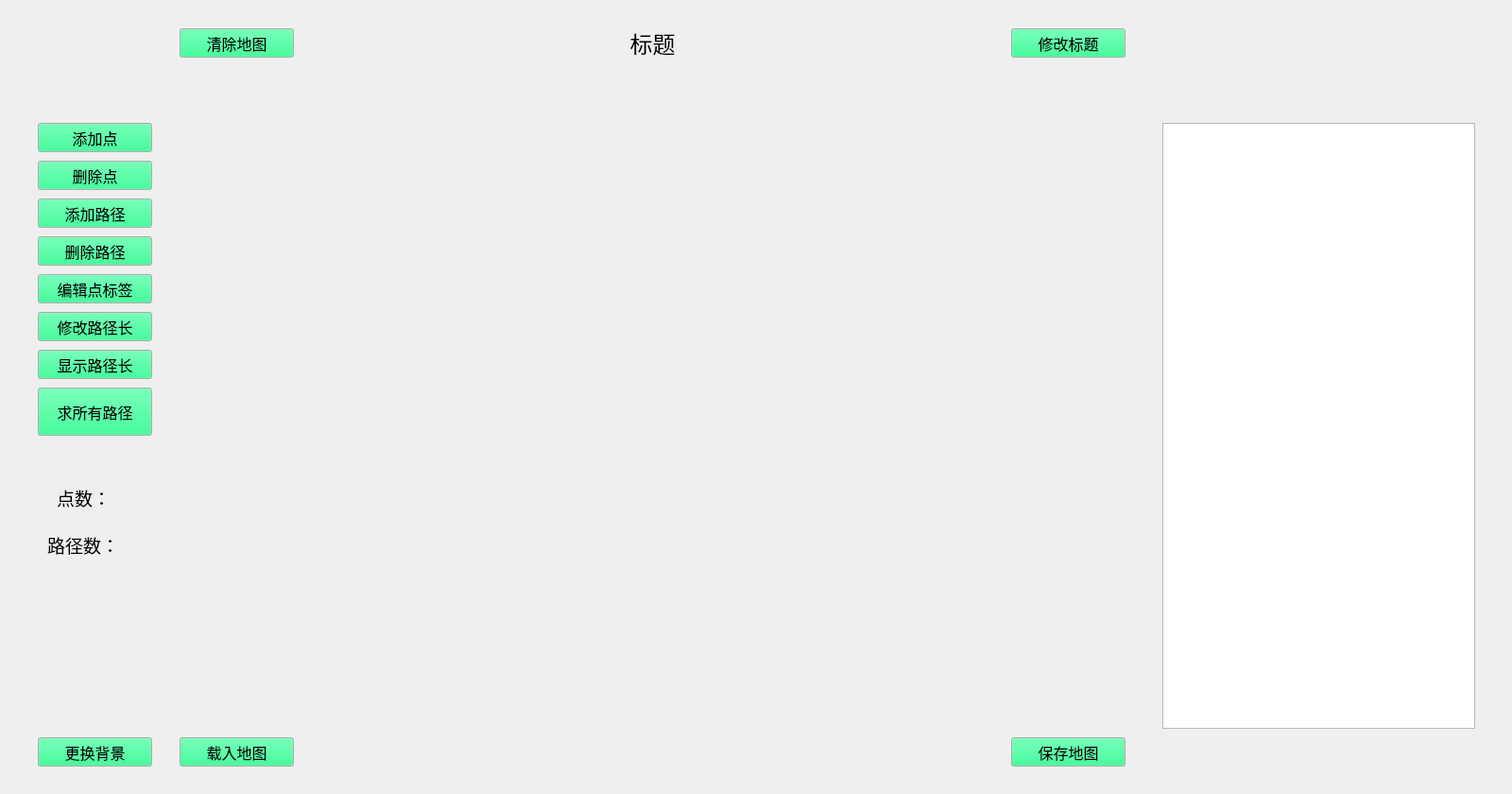
<?xml version="1.0" encoding="UTF-8"?>
<ui version="4.0">
 <class>MapEditor</class>
 <widget class="QMainWindow" name="MapEditor">
  <property name="geometry">
   <rect>
    <x>0</x>
    <y>0</y>
    <width>1600</width>
    <height>840</height>
   </rect>
  </property>
  <property name="minimumSize">
   <size>
    <width>1600</width>
    <height>840</height>
   </size>
  </property>
  <property name="maximumSize">
   <size>
    <width>1600</width>
    <height>840</height>
   </size>
  </property>
  <property name="palette">
   <palette>
    <active>
     <colorrole role="Button">
      <brush brushstyle="SolidPattern">
       <color alpha="255">
        <red>0</red>
        <green>255</green>
        <blue>127</blue>
       </color>
      </brush>
     </colorrole>
    </active>
    <inactive>
     <colorrole role="Button">
      <brush brushstyle="SolidPattern">
       <color alpha="255">
        <red>0</red>
        <green>255</green>
        <blue>127</blue>
       </color>
      </brush>
     </colorrole>
    </inactive>
    <disabled>
     <colorrole role="Button">
      <brush brushstyle="SolidPattern">
       <color alpha="255">
        <red>0</red>
        <green>255</green>
        <blue>127</blue>
       </color>
      </brush>
     </colorrole>
    </disabled>
   </palette>
  </property>
  <property name="windowTitle">
   <string>地图编辑器</string>
  </property>
  <widget class="QWidget" name="centralWidget">
   <widget class="QPushButton" name="pushButton">
    <property name="geometry">
     <rect>
      <x>40</x>
      <y>130</y>
      <width>121</width>
      <height>31</height>
     </rect>
    </property>
    <property name="font">
     <font>
      <family>微软雅黑</family>
      <pointsize>12</pointsize>
     </font>
    </property>
    <property name="text">
     <string>添加点</string>
    </property>
    <property name="autoDefault">
     <bool>false</bool>
    </property>
    <property name="default">
     <bool>false</bool>
    </property>
    <property name="flat">
     <bool>false</bool>
    </property>
   </widget>
   <widget class="QPushButton" name="pushButton_2">
    <property name="geometry">
     <rect>
      <x>40</x>
      <y>210</y>
      <width>121</width>
      <height>31</height>
     </rect>
    </property>
    <property name="font">
     <font>
      <family>微软雅黑</family>
      <pointsize>12</pointsize>
     </font>
    </property>
    <property name="text">
     <string>添加路径</string>
    </property>
    <property name="autoDefault">
     <bool>false</bool>
    </property>
    <property name="default">
     <bool>false</bool>
    </property>
    <property name="flat">
     <bool>false</bool>
    </property>
   </widget>
   <widget class="QPushButton" name="pushButton_3">
    <property name="geometry">
     <rect>
      <x>40</x>
      <y>170</y>
      <width>121</width>
      <height>31</height>
     </rect>
    </property>
    <property name="font">
     <font>
      <family>微软雅黑</family>
      <pointsize>12</pointsize>
     </font>
    </property>
    <property name="text">
     <string>删除点</string>
    </property>
    <property name="autoDefault">
     <bool>false</bool>
    </property>
    <property name="default">
     <bool>false</bool>
    </property>
    <property name="flat">
     <bool>false</bool>
    </property>
   </widget>
   <widget class="QPushButton" name="pushButton_4">
    <property name="geometry">
     <rect>
      <x>40</x>
      <y>250</y>
      <width>121</width>
      <height>31</height>
     </rect>
    </property>
    <property name="font">
     <font>
      <family>微软雅黑</family>
      <pointsize>12</pointsize>
     </font>
    </property>
    <property name="text">
     <string>删除路径</string>
    </property>
    <property name="autoDefault">
     <bool>false</bool>
    </property>
    <property name="default">
     <bool>false</bool>
    </property>
    <property name="flat">
     <bool>false</bool>
    </property>
   </widget>
   <widget class="QPushButton" name="pushButton_6">
    <property name="geometry">
     <rect>
      <x>40</x>
      <y>410</y>
      <width>121</width>
      <height>51</height>
     </rect>
    </property>
    <property name="font">
     <font>
      <family>微软雅黑</family>
      <pointsize>12</pointsize>
     </font>
    </property>
    <property name="acceptDrops">
     <bool>true</bool>
    </property>
    <property name="text">
     <string>求所有路径</string>
    </property>
    <property name="flat">
     <bool>false</bool>
    </property>
   </widget>
   <widget class="QLabel" name="label">
    <property name="geometry">
     <rect>
      <x>470</x>
      <y>780</y>
      <width>391</width>
      <height>31</height>
     </rect>
    </property>
    <property name="font">
     <font>
      <family>微软雅黑</family>
      <pointsize>14</pointsize>
     </font>
    </property>
    <property name="text">
     <string/>
    </property>
    <property name="alignment">
     <set>Qt::AlignCenter</set>
    </property>
   </widget>
   <widget class="QLabel" name="label_2">
    <property name="geometry">
     <rect>
      <x>60</x>
      <y>510</y>
      <width>101</width>
      <height>31</height>
     </rect>
    </property>
    <property name="font">
     <font>
      <family>微软雅黑</family>
      <pointsize>14</pointsize>
     </font>
    </property>
    <property name="text">
     <string>点数：</string>
    </property>
    <property name="alignment">
     <set>Qt::AlignBottom|Qt::AlignLeading|Qt::AlignLeft</set>
    </property>
   </widget>
   <widget class="QLabel" name="label_3">
    <property name="geometry">
     <rect>
      <x>50</x>
      <y>560</y>
      <width>101</width>
      <height>31</height>
     </rect>
    </property>
    <property name="font">
     <font>
      <family>微软雅黑</family>
      <pointsize>14</pointsize>
     </font>
    </property>
    <property name="text">
     <string>路径数：</string>
    </property>
    <property name="alignment">
     <set>Qt::AlignBottom|Qt::AlignLeading|Qt::AlignLeft</set>
    </property>
   </widget>
   <widget class="QPushButton" name="pushButton_7">
    <property name="geometry">
     <rect>
      <x>40</x>
      <y>290</y>
      <width>121</width>
      <height>31</height>
     </rect>
    </property>
    <property name="font">
     <font>
      <family>微软雅黑</family>
      <pointsize>12</pointsize>
     </font>
    </property>
    <property name="text">
     <string>编辑点标签</string>
    </property>
    <property name="autoDefault">
     <bool>false</bool>
    </property>
    <property name="default">
     <bool>false</bool>
    </property>
    <property name="flat">
     <bool>false</bool>
    </property>
   </widget>
   <widget class="QListWidget" name="listWidget">
    <property name="geometry">
     <rect>
      <x>1230</x>
      <y>130</y>
      <width>331</width>
      <height>641</height>
     </rect>
    </property>
   </widget>
   <widget class="QLabel" name="label_4">
    <property name="geometry">
     <rect>
      <x>1230</x>
      <y>70</y>
      <width>161</width>
      <height>51</height>
     </rect>
    </property>
    <property name="font">
     <font>
      <family>微软雅黑</family>
      <pointsize>14</pointsize>
     </font>
    </property>
    <property name="text">
     <string/>
    </property>
    <property name="textFormat">
     <enum>Qt::AutoText</enum>
    </property>
    <property name="alignment">
     <set>Qt::AlignCenter</set>
    </property>
    <property name="wordWrap">
     <bool>true</bool>
    </property>
   </widget>
   <widget class="QLabel" name="label_5">
    <property name="geometry">
     <rect>
      <x>1400</x>
      <y>70</y>
      <width>161</width>
      <height>51</height>
     </rect>
    </property>
    <property name="font">
     <font>
      <family>微软雅黑</family>
      <pointsize>14</pointsize>
     </font>
    </property>
    <property name="text">
     <string/>
    </property>
    <property name="alignment">
     <set>Qt::AlignCenter</set>
    </property>
    <property name="wordWrap">
     <bool>true</bool>
    </property>
   </widget>
   <widget class="QPushButton" name="pushButton_5">
    <property name="geometry">
     <rect>
      <x>40</x>
      <y>330</y>
      <width>121</width>
      <height>31</height>
     </rect>
    </property>
    <property name="font">
     <font>
      <family>微软雅黑</family>
      <pointsize>12</pointsize>
     </font>
    </property>
    <property name="text">
     <string>修改路径长</string>
    </property>
    <property name="autoDefault">
     <bool>false</bool>
    </property>
    <property name="default">
     <bool>false</bool>
    </property>
    <property name="flat">
     <bool>false</bool>
    </property>
   </widget>
   <widget class="QPushButton" name="pushButton_8">
    <property name="geometry">
     <rect>
      <x>40</x>
      <y>370</y>
      <width>121</width>
      <height>31</height>
     </rect>
    </property>
    <property name="font">
     <font>
      <family>微软雅黑</family>
      <pointsize>12</pointsize>
     </font>
    </property>
    <property name="text">
     <string>显示路径长</string>
    </property>
    <property name="autoDefault">
     <bool>false</bool>
    </property>
    <property name="default">
     <bool>false</bool>
    </property>
    <property name="flat">
     <bool>false</bool>
    </property>
   </widget>
   <widget class="QLabel" name="label_6">
    <property name="geometry">
     <rect>
      <x>350</x>
      <y>30</y>
      <width>681</width>
      <height>31</height>
     </rect>
    </property>
    <property name="font">
     <font>
      <family>微软雅黑</family>
      <pointsize>18</pointsize>
     </font>
    </property>
    <property name="text">
     <string>标题</string>
    </property>
    <property name="alignment">
     <set>Qt::AlignCenter</set>
    </property>
   </widget>
   <widget class="QPushButton" name="pushButton_9">
    <property name="geometry">
     <rect>
      <x>1070</x>
      <y>30</y>
      <width>121</width>
      <height>31</height>
     </rect>
    </property>
    <property name="font">
     <font>
      <family>微软雅黑</family>
      <pointsize>12</pointsize>
     </font>
    </property>
    <property name="text">
     <string>修改标题</string>
    </property>
   </widget>
   <widget class="QPushButton" name="pushButton_10">
    <property name="geometry">
     <rect>
      <x>190</x>
      <y>30</y>
      <width>121</width>
      <height>31</height>
     </rect>
    </property>
    <property name="font">
     <font>
      <family>微软雅黑</family>
      <pointsize>12</pointsize>
     </font>
    </property>
    <property name="styleSheet">
     <string notr="true"/>
    </property>
    <property name="text">
     <string>清除地图</string>
    </property>
   </widget>
   <widget class="QPushButton" name="pushButton_11">
    <property name="geometry">
     <rect>
      <x>190</x>
      <y>780</y>
      <width>121</width>
      <height>31</height>
     </rect>
    </property>
    <property name="font">
     <font>
      <family>微软雅黑</family>
      <pointsize>12</pointsize>
     </font>
    </property>
    <property name="text">
     <string>载入地图</string>
    </property>
   </widget>
   <widget class="QPushButton" name="pushButton_12">
    <property name="geometry">
     <rect>
      <x>1070</x>
      <y>780</y>
      <width>121</width>
      <height>31</height>
     </rect>
    </property>
    <property name="font">
     <font>
      <family>微软雅黑</family>
      <pointsize>12</pointsize>
     </font>
    </property>
    <property name="text">
     <string>保存地图</string>
    </property>
   </widget>
   <widget class="QPushButton" name="pushButton_13">
    <property name="geometry">
     <rect>
      <x>40</x>
      <y>780</y>
      <width>121</width>
      <height>31</height>
     </rect>
    </property>
    <property name="font">
     <font>
      <family>微软雅黑</family>
      <pointsize>12</pointsize>
     </font>
    </property>
    <property name="text">
     <string>更换背景</string>
    </property>
   </widget>
  </widget>
 </widget>
 <layoutdefault spacing="6" margin="11"/>
 <resources/>
 <connections/>
</ui>
